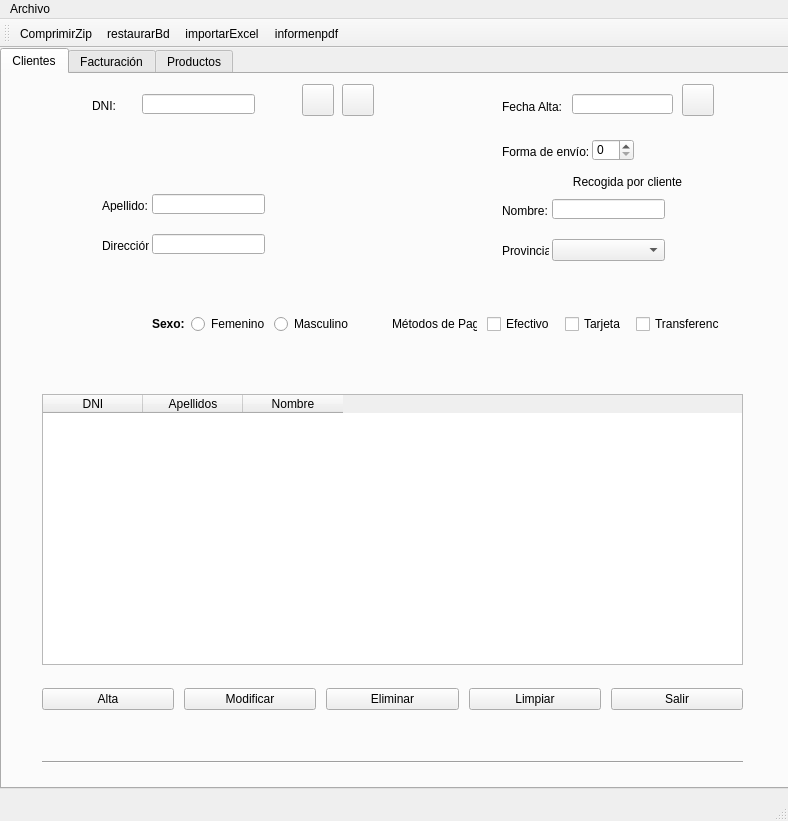
<?xml version="1.0" encoding="UTF-8"?>
<ui version="4.0">
 <class>MainWindow</class>
 <widget class="QMainWindow" name="MainWindow">
  <property name="geometry">
   <rect>
    <x>0</x>
    <y>0</y>
    <width>788</width>
    <height>821</height>
   </rect>
  </property>
  <property name="windowTitle">
   <string>MainWindow</string>
  </property>
  <widget class="QWidget" name="centralwidget">
   <widget class="QTabWidget" name="tabWidget">
    <property name="geometry">
     <rect>
      <x>0</x>
      <y>0</y>
      <width>791</width>
      <height>741</height>
     </rect>
    </property>
    <property name="currentIndex">
     <number>0</number>
    </property>
    <widget class="QWidget" name="tab_clientes">
     <attribute name="title">
      <string>Clientes</string>
     </attribute>
     <widget class="QWidget" name="horizontalLayoutWidget_2">
      <property name="geometry">
       <rect>
        <x>390</x>
        <y>210</y>
        <width>328</width>
        <height>80</height>
       </rect>
      </property>
      <layout class="QHBoxLayout" name="horizontalLayout_pago">
       <property name="spacing">
        <number>10</number>
       </property>
       <item>
        <widget class="QLabel" name="labelpago">
         <property name="text">
          <string>Métodos de Pago:</string>
         </property>
        </widget>
       </item>
       <item>
        <widget class="QCheckBox" name="chkEfectivo">
         <property name="text">
          <string>Efectivo</string>
         </property>
         <attribute name="buttonGroup">
          <string notr="true">rbtGroupPago</string>
         </attribute>
        </widget>
       </item>
       <item>
        <widget class="QCheckBox" name="chkTarjeta">
         <property name="text">
          <string>Tarjeta</string>
         </property>
         <attribute name="buttonGroup">
          <string notr="true">rbtGroupPago</string>
         </attribute>
        </widget>
       </item>
       <item>
        <widget class="QCheckBox" name="chkTransferencia">
         <property name="text">
          <string>Transferencia</string>
         </property>
         <attribute name="buttonGroup">
          <string notr="true">rbtGroupPago</string>
         </attribute>
        </widget>
       </item>
      </layout>
     </widget>
     <widget class="QLineEdit" name="lineEdit_apellido">
      <property name="geometry">
       <rect>
        <x>150</x>
        <y>120</y>
        <width>113</width>
        <height>20</height>
       </rect>
      </property>
     </widget>
     <widget class="QLabel" name="label_dni_valid">
      <property name="geometry">
       <rect>
        <x>260</x>
        <y>10</y>
        <width>31</width>
        <height>31</height>
       </rect>
      </property>
      <property name="font">
       <font>
        <family>Segoe UI Black</family>
        <pointsize>14</pointsize>
        <weight>75</weight>
        <italic>true</italic>
        <bold>true</bold>
       </font>
      </property>
      <property name="text">
       <string/>
      </property>
     </widget>
     <widget class="QLineEdit" name="lineEdit_dni">
      <property name="geometry">
       <rect>
        <x>140</x>
        <y>20</y>
        <width>113</width>
        <height>20</height>
       </rect>
      </property>
     </widget>
     <widget class="QLabel" name="label_direccion">
      <property name="geometry">
       <rect>
        <x>100</x>
        <y>165</y>
        <width>47</width>
        <height>13</height>
       </rect>
      </property>
      <property name="text">
       <string>Dirección:</string>
      </property>
     </widget>
     <widget class="QLineEdit" name="lineEdit_direccion">
      <property name="geometry">
       <rect>
        <x>150</x>
        <y>160</y>
        <width>113</width>
        <height>20</height>
       </rect>
      </property>
     </widget>
     <widget class="Line" name="line_abajo">
      <property name="geometry">
       <rect>
        <x>40</x>
        <y>680</y>
        <width>701</width>
        <height>16</height>
       </rect>
      </property>
      <property name="orientation">
       <enum>Qt::Horizontal</enum>
      </property>
     </widget>
     <widget class="QLabel" name="label_nombre">
      <property name="geometry">
       <rect>
        <x>500</x>
        <y>130</y>
        <width>47</width>
        <height>13</height>
       </rect>
      </property>
      <property name="text">
       <string>Nombre:</string>
      </property>
     </widget>
     <widget class="QLabel" name="label_prov">
      <property name="geometry">
       <rect>
        <x>500</x>
        <y>170</y>
        <width>47</width>
        <height>13</height>
       </rect>
      </property>
      <property name="text">
       <string>Provincia:</string>
      </property>
     </widget>
     <widget class="QComboBox" name="cmbProv">
      <property name="geometry">
       <rect>
        <x>550</x>
        <y>165</y>
        <width>113</width>
        <height>22</height>
       </rect>
      </property>
     </widget>
     <widget class="QLabel" name="label_fecha_alta">
      <property name="geometry">
       <rect>
        <x>500</x>
        <y>25</y>
        <width>61</width>
        <height>16</height>
       </rect>
      </property>
      <property name="text">
       <string>Fecha Alta:</string>
      </property>
     </widget>
     <widget class="QLabel" name="label_apellido">
      <property name="geometry">
       <rect>
        <x>100</x>
        <y>125</y>
        <width>47</width>
        <height>13</height>
       </rect>
      </property>
      <property name="text">
       <string>Apellido:</string>
      </property>
     </widget>
     <widget class="QLabel" name="label_dni">
      <property name="geometry">
       <rect>
        <x>90</x>
        <y>25</y>
        <width>47</width>
        <height>13</height>
       </rect>
      </property>
      <property name="text">
       <string>DNI:</string>
      </property>
     </widget>
     <widget class="QLineEdit" name="lineEdit_nombre">
      <property name="geometry">
       <rect>
        <x>550</x>
        <y>125</y>
        <width>113</width>
        <height>20</height>
       </rect>
      </property>
     </widget>
     <widget class="QLineEdit" name="lineEdit_fecha">
      <property name="geometry">
       <rect>
        <x>570</x>
        <y>20</y>
        <width>101</width>
        <height>20</height>
       </rect>
      </property>
     </widget>
     <widget class="QPushButton" name="pushButtonCalendar">
      <property name="geometry">
       <rect>
        <x>680</x>
        <y>10</y>
        <width>32</width>
        <height>32</height>
       </rect>
      </property>
      <property name="text">
       <string/>
      </property>
      <property name="icon">
       <iconset resource="img/calendar.qrc">
        <normaloff>:/calendar/calendar.png</normaloff>:/calendar/calendar.png</iconset>
      </property>
     </widget>
     <widget class="QWidget" name="horizontalLayoutWidget">
      <property name="geometry">
       <rect>
        <x>150</x>
        <y>210</y>
        <width>199</width>
        <height>80</height>
       </rect>
      </property>
      <layout class="QHBoxLayout" name="horizontalLayout_sexo">
       <item>
        <widget class="QLabel" name="labelsexo">
         <property name="font">
          <font>
           <weight>75</weight>
           <bold>true</bold>
          </font>
         </property>
         <property name="text">
          <string>Sexo:</string>
         </property>
        </widget>
       </item>
       <item>
        <widget class="QRadioButton" name="rbtFem">
         <property name="text">
          <string>Femenino</string>
         </property>
         <property name="autoExclusive">
          <bool>false</bool>
         </property>
         <attribute name="buttonGroup">
          <string notr="true">rbtGroupSex</string>
         </attribute>
        </widget>
       </item>
       <item>
        <widget class="QRadioButton" name="rbtMas">
         <property name="text">
          <string>Masculino</string>
         </property>
         <property name="autoExclusive">
          <bool>false</bool>
         </property>
         <attribute name="buttonGroup">
          <string notr="true">rbtGroupSex</string>
         </attribute>
        </widget>
       </item>
      </layout>
     </widget>
     <widget class="QTableWidget" name="tableClientes">
      <property name="geometry">
       <rect>
        <x>40</x>
        <y>320</y>
        <width>701</width>
        <height>271</height>
       </rect>
      </property>
      <property name="columnCount">
       <number>3</number>
      </property>
      <column>
       <property name="text">
        <string>DNI</string>
       </property>
      </column>
      <column>
       <property name="text">
        <string>Apellidos</string>
       </property>
      </column>
      <column>
       <property name="text">
        <string>Nombre</string>
       </property>
      </column>
     </widget>
     <widget class="QLabel" name="lblstatus">
      <property name="geometry">
       <rect>
        <x>40</x>
        <y>650</y>
        <width>701</width>
        <height>31</height>
       </rect>
      </property>
      <property name="text">
       <string/>
      </property>
      <property name="alignment">
       <set>Qt::AlignCenter</set>
      </property>
     </widget>
     <widget class="QLabel" name="label_codigo">
      <property name="geometry">
       <rect>
        <x>20</x>
        <y>20</y>
        <width>41</width>
        <height>21</height>
       </rect>
      </property>
      <property name="font">
       <font>
        <pointsize>10</pointsize>
        <weight>75</weight>
        <bold>true</bold>
       </font>
      </property>
      <property name="styleSheet">
       <string notr="true">color: rgb(0, 170, 255);</string>
      </property>
      <property name="text">
       <string/>
      </property>
     </widget>
     <widget class="QPushButton" name="Buscar">
      <property name="geometry">
       <rect>
        <x>300</x>
        <y>10</y>
        <width>32</width>
        <height>32</height>
       </rect>
      </property>
      <property name="text">
       <string/>
      </property>
      <property name="icon">
       <iconset resource="img/lupa.qrc">
        <normaloff>:/lupa/lupa.png</normaloff>:/lupa/lupa.png</iconset>
      </property>
     </widget>
     <widget class="QPushButton" name="Recargar">
      <property name="geometry">
       <rect>
        <x>340</x>
        <y>10</y>
        <width>32</width>
        <height>32</height>
       </rect>
      </property>
      <property name="text">
       <string/>
      </property>
      <property name="icon">
       <iconset resource="img/reload.qrc">
        <normaloff>:/reload/reload.png</normaloff>:/reload/reload.png</iconset>
      </property>
     </widget>
     <widget class="QWidget" name="layoutWidget">
      <property name="geometry">
       <rect>
        <x>40</x>
        <y>600</y>
        <width>701</width>
        <height>51</height>
       </rect>
      </property>
      <layout class="QHBoxLayout" name="horizontalLayout_botones_inferiores" stretch="0,0,0,0,0">
       <property name="spacing">
        <number>10</number>
       </property>
       <property name="sizeConstraint">
        <enum>QLayout::SetDefaultConstraint</enum>
       </property>
       <property name="bottomMargin">
        <number>0</number>
       </property>
       <item>
        <widget class="QPushButton" name="Alta">
         <property name="text">
          <string>Alta</string>
         </property>
         <property name="icon">
          <iconset resource="img/alta.qrc">
           <normaloff>:/alta/alta.png</normaloff>:/alta/alta.png</iconset>
         </property>
        </widget>
       </item>
       <item>
        <widget class="QPushButton" name="Modificar">
         <property name="text">
          <string>Modificar</string>
         </property>
         <property name="icon">
          <iconset resource="img/modificar.qrc">
           <normaloff>:/modificar/modificar.png</normaloff>:/modificar/modificar.png</iconset>
         </property>
        </widget>
       </item>
       <item>
        <widget class="QPushButton" name="Eliminar">
         <property name="text">
          <string>Eliminar</string>
         </property>
         <property name="icon">
          <iconset resource="img/eliminar.qrc">
           <normaloff>:/eliminar/eliminar.png</normaloff>:/eliminar/eliminar.png</iconset>
         </property>
        </widget>
       </item>
       <item>
        <widget class="QPushButton" name="Limpiar">
         <property name="text">
          <string>Limpiar</string>
         </property>
         <property name="icon">
          <iconset resource="img/limpiar.qrc">
           <normaloff>:/limpiar/limpiar.png</normaloff>:/limpiar/limpiar.png</iconset>
         </property>
        </widget>
       </item>
       <item>
        <widget class="QPushButton" name="pushButton_Salir">
         <property name="text">
          <string>Salir</string>
         </property>
         <property name="icon">
          <iconset resource="img/salir.qrc">
           <normaloff>:/salir/salir.png</normaloff>:/salir/salir.png</iconset>
         </property>
        </widget>
       </item>
      </layout>
     </widget>
     <widget class="QLabel" name="labelstatusbar">
      <property name="geometry">
       <rect>
        <x>10</x>
        <y>690</y>
        <width>47</width>
        <height>13</height>
       </rect>
      </property>
      <property name="text">
       <string/>
      </property>
     </widget>
     <widget class="QSpinBox" name="spinBoxEnvio">
      <property name="geometry">
       <rect>
        <x>590</x>
        <y>65</y>
        <width>42</width>
        <height>22</height>
       </rect>
      </property>
      <property name="maximum">
       <number>3</number>
      </property>
     </widget>
     <widget class="QLabel" name="label_envio">
      <property name="geometry">
       <rect>
        <x>500</x>
        <y>70</y>
        <width>91</width>
        <height>16</height>
       </rect>
      </property>
      <property name="text">
       <string>Forma de envío:</string>
      </property>
     </widget>
     <widget class="QLabel" name="label_envio_valor">
      <property name="geometry">
       <rect>
        <x>500</x>
        <y>100</y>
        <width>251</width>
        <height>16</height>
       </rect>
      </property>
      <property name="text">
       <string>Recogida por cliente</string>
      </property>
      <property name="alignment">
       <set>Qt::AlignCenter</set>
      </property>
     </widget>
    </widget>
    <widget class="QWidget" name="tab_facturacion">
     <attribute name="title">
      <string>Facturación</string>
     </attribute>
    </widget>
    <widget class="QWidget" name="tab_productos">
     <attribute name="title">
      <string>Productos</string>
     </attribute>
    </widget>
   </widget>
  </widget>
  <widget class="QStatusBar" name="statusbar"/>
  <widget class="QMenuBar" name="menubar">
   <property name="geometry">
    <rect>
     <x>0</x>
     <y>0</y>
     <width>788</width>
     <height>21</height>
    </rect>
   </property>
   <widget class="QMenu" name="menuArchivo">
    <property name="title">
     <string>Archivo</string>
    </property>
    <addaction name="actionAbrir"/>
    <addaction name="separator"/>
    <addaction name="actionSalir"/>
   </widget>
   <addaction name="menuArchivo"/>
  </widget>
  <widget class="QToolBar" name="toolBarHerramientas">
   <property name="windowTitle">
    <string>toolBar</string>
   </property>
   <attribute name="toolBarArea">
    <enum>TopToolBarArea</enum>
   </attribute>
   <attribute name="toolBarBreak">
    <bool>false</bool>
   </attribute>
   <addaction name="actionComprimirZip"/>
   <addaction name="actionrestaurarBd"/>
   <addaction name="actionimportarExcel"/>
   <addaction name="actioninformenpdf"/>
  </widget>
  <action name="actionSalir">
   <property name="text">
    <string>Salir</string>
   </property>
   <property name="shortcut">
    <string>Alt+4</string>
   </property>
  </action>
  <action name="actionCrtl_S">
   <property name="text">
    <string>Abrir...</string>
   </property>
   <property name="shortcut">
    <string>Ctrl+S</string>
   </property>
  </action>
  <action name="actionAbrir">
   <property name="text">
    <string>Abrir...</string>
   </property>
  </action>
  <action name="actionComprimirZip">
   <property name="icon">
    <iconset resource="img/zip.qrc">
     <normaloff>:/zip/zip.png</normaloff>:/zip/zip.png</iconset>
   </property>
   <property name="text">
    <string>ComprimirZip</string>
   </property>
   <property name="toolTip">
    <string>Comprimir Base de Datos a ZIP</string>
   </property>
  </action>
  <action name="actionrestaurarBd">
   <property name="icon">
    <iconset resource="img/restore.qrc">
     <normaloff>:/restore/restore.png</normaloff>:/restore/restore.png</iconset>
   </property>
   <property name="text">
    <string>restaurarBd</string>
   </property>
   <property name="toolTip">
    <string>Restaurar Base de Datos</string>
   </property>
  </action>
  <action name="actionimportarExcel">
   <property name="icon">
    <iconset resource="img/excel.qrc">
     <normaloff>:/excel/excel.png</normaloff>:/excel/excel.png</iconset>
   </property>
   <property name="text">
    <string>importarExcel</string>
   </property>
   <property name="toolTip">
    <string>Cargar datos desde Excel</string>
   </property>
  </action>
  <action name="actioninformenpdf">
   <property name="icon">
    <iconset resource="img/informepdf.qrc">
     <normaloff>:/informepdf/informe-pdf.png</normaloff>:/informepdf/informe-pdf.png</iconset>
   </property>
   <property name="text">
    <string>informenpdf</string>
   </property>
  </action>
 </widget>
 <resources>
  <include location="img/salir.qrc"/>
  <include location="img/zip.qrc"/>
  <include location="img/restore.qrc"/>
  <include location="img/excel.qrc"/>
  <include location="img/reload.qrc"/>
  <include location="img/informepdf.qrc"/>
  <include location="img/calendar.qrc"/>
  <include location="img/alta.qrc"/>
  <include location="img/modificar.qrc"/>
  <include location="img/eliminar.qrc"/>
  <include location="img/limpiar.qrc"/>
  <include location="img/lupa.qrc"/>
 </resources>
 <connections/>
 <buttongroups>
  <buttongroup name="rbtGroupPago">
   <property name="exclusive">
    <bool>false</bool>
   </property>
  </buttongroup>
  <buttongroup name="rbtGroupSex"/>
 </buttongroups>
</ui>
